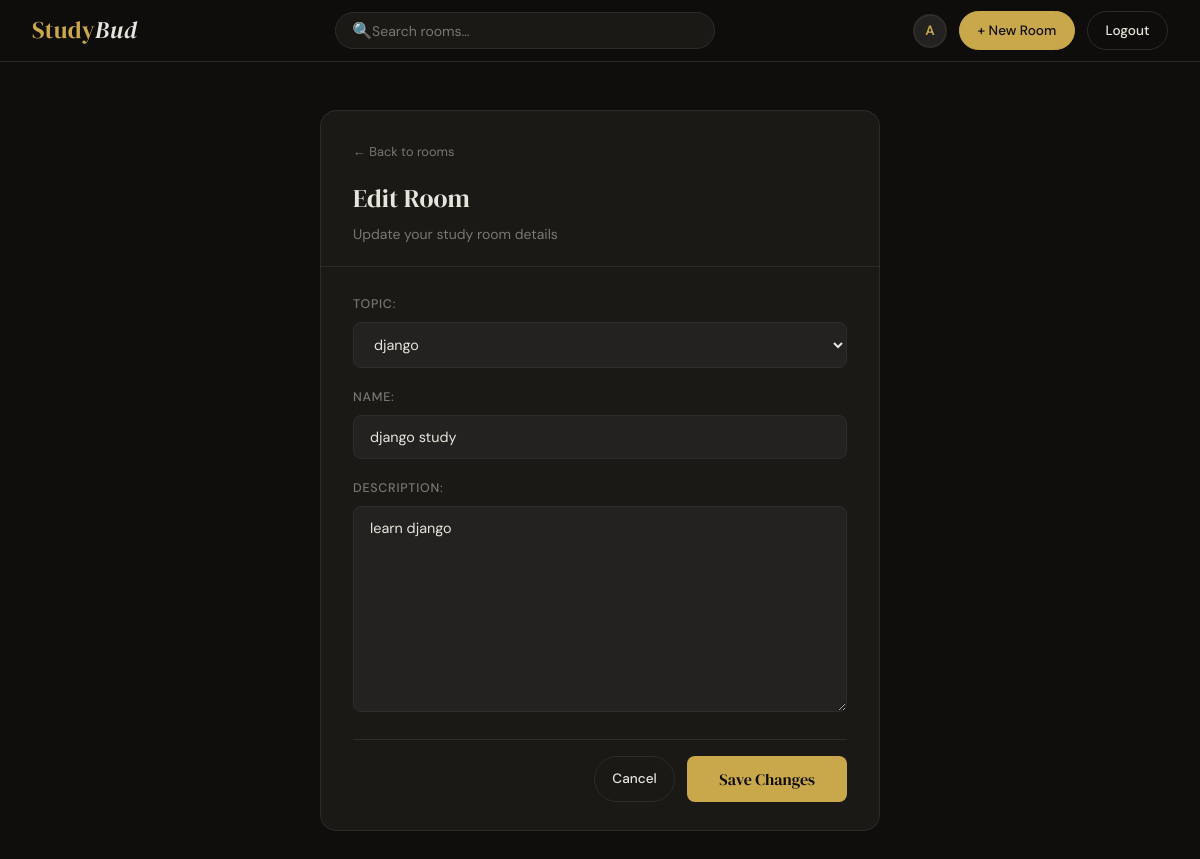
The app's page /update-room/3/ (signed in) with its own data.
### base/models.py (models this page shows, shortened)
class Room(models.Model):
    host = models.ForeignKey(User, on_delete=models.SET_NULL, null=True)
    topic = models.ForeignKey(Topic, on_delete=models.SET_NULL, null=True)
    name = models.CharField(max_length=200)
    description = models.TextField(null=True, blank=True)
    participants = models.ManyToManyField(User, related_name='participants', blank=True)
    updated = models.DateTimeField(auto_now=True)
    created = models.DateTimeField(auto_now_add=True)
    class Meta:
        ordering = ['-updated', '-created']

class Topic(models.Model):
    name = models.CharField(max_length=200)
    def __str__(self):
        return self.name

### base/views.py (the view)
# urls.py: path('update-room/<str:pk>/',views.updateRoom, name="update-room"),
@login_required(login_url='login')
def updateRoom(request, pk):
    room = Room.objects.get(id=pk)
    form = RoomForm(instance=room)
    if request.user != room.host :
        return HttpResponse('You are not allowed here!!')
    if request.method == 'POST':
        form = RoomForm(request.POST, instance=room)
        if form.is_valid():
            form.save()
            return redirect('home')
    context = {'form': form}
    return render(request, 'base/room_form.html', context)

### base/forms.py
class RoomForm(ModelForm):
    class Meta:
        model = Room
        fields = '__all__'
        exclude = ['host', 'participants']

### base/templates/base/room_form.html (shortened to what this page needs)
{% extends 'base/main.html' %}
{% block content %}
<div class="form-page">
  <div class="form-card">
    <div class="form-card__header">
      <a href="{% url 'home' %}" class="form-card__back">← Back to rooms</a>
      <h1 class="form-card__title">
        {% if form.instance.pk %}Edit Room{% else %}Create a Room{% endif %}
      </h1>
      <p class="form-card__sub">
        {% if form.instance.pk %}Update your study room details{% else %}Start a new study session{% endif %}
      </p>
    </div>
    <div class="form-card__body">
      <form method="POST" class="django-form">
        {{ form.as_p }}
        <div class="form-actions">
          <a href="{% url 'home' %}" class="btn btn-ghost">Cancel</a>
          <button type="submit" class="form-submit">
            {% if form.instance.pk %}Save Changes{% else %}Create Room{% endif %}
          </button>
        </div>
      </form>
    </div>
  </div>
</div>
{% endblock %}

### base/templates/base/main.html (shortened to what this page needs)
<!DOCTYPE html>
<html lang="en">
<head>
</head>
<body>
  <nav class="navbar">
    <a href="{% url 'home' %}" class="navbar__logo">Study<span>Bud</span></a>
    <div class="navbar__search">
      <form action="{% url 'home' %}" method="GET">
        <button type="submit">🔍</button>
        <input type="text" name="q" placeholder="Search rooms…" value="{{ request.GET.q }}"/>
      </form>
    </div>
    <div class="navbar__actions">
      {% if request.user.is_authenticated %}
        <a href="{% url 'user-profile' request.user.id %}" class="avatar" title="{{ request.user.username }}">
          {{ request.user.username|first|upper }}
        </a>
        <a href="{% url 'create-room' %}" class="btn btn-primary">+ New Room</a>
        <a href="{% url 'logout' %}" class="btn btn-ghost">Logout</a>
      {% else %}
        <a href="{% url 'login' %}" class="btn btn-ghost">Login</a>
        <a href="{% url 'register' %}" class="btn btn-primary">Sign Up</a>
      {% endif %}
    </div>
  </nav>
  {% block content %}{% endblock %}
</body>
</html>

### base/templates/base/main.html (style rules this page uses)
:root { --bg: #0f0e0c; --surface: #1a1916; --surface2: #242220; --border: #2e2c29; --accent: #c9a84c; --accent2: #e8c97a; --text: #e8e4dc; --muted: #7a7672; --danger: #c0544a; --radius: 10px; --font-head: 'DM Serif Display', Georgia, serif; --font-body: 'DM Sans', sans-serif; }
*, *::before, *::after { box-sizing: border-box; margin: 0; padding: 0; }
body { background: var(--bg); color: var(--text); font-family: var(--font-body); font-size: 15px; line-height: 1.6; min-height: 100vh; }
a { color: inherit; text-decoration: none; }
.navbar { position: sticky; top: 0; z-index: 100; background: rgba(15,14,12,.9); backdrop-filter: blur(12px); border-bottom: 1px solid var(--border); padding: 0 2rem; height: 62px; display: flex; align-items: center; justify-content: space-between; gap: 1rem; }
.navbar__logo { font-family: var(--font-head); font-size: 1.5rem; color: var(--accent); letter-spacing: .02em; white-space: nowrap; }
.navbar__logo span { color: var(--text); font-style: italic; }
.navbar__search { flex: 1; max-width: 380px; }
.navbar__search form { display: flex; align-items: center; background: var(--surface); border: 1px solid var(--border); border-radius: 40px; padding: 0 1rem; transition: border-color .2s; }
.navbar__search input { background: none; border: none; outline: none; color: var(--text); font-family: var(--font-body); font-size: .875rem; padding: .55rem 0; width: 100%; }
.navbar__search input::placeholder { color: var(--muted); }
.navbar__search button { background: none; border: none; color: var(--muted); cursor: pointer; font-size: 1rem; padding: 0; }
.navbar__actions { display: flex; align-items: center; gap: .75rem; }
.btn { display: inline-flex; align-items: center; gap: .4rem; font-family: var(--font-body); font-size: .85rem; font-weight: 500; padding: .5rem 1.1rem; border-radius: 40px; border: 1px solid transparent; cursor: pointer; transition: all .2s; white-space: nowrap; }
.btn-primary { background: var(--accent); color: #0f0e0c; border-color: var(--accent); }
.btn-ghost { background: transparent; color: var(--text); border-color: var(--border); }
.avatar { width: 34px; height: 34px; border-radius: 50%; background: var(--surface2); border: 2px solid var(--border); display: flex; align-items: center; justify-content: center; font-weight: 600; font-size: .85rem; color: var(--accent); flex-shrink: 0; overflow: hidden; }

### base/templates/base/room_form.html (style rules this page uses)
.form-page { min-height: calc(100vh - 62px); display: flex; align-items: flex-start; justify-content: center; padding: 3rem 1rem; }
.form-card { width: 100%; max-width: 560px; background: var(--surface); border: 1px solid var(--border); border-radius: 16px; overflow: hidden; animation: cardIn .4s ease; }
.form-card__header { padding: 1.75rem 2rem 1.25rem; border-bottom: 1px solid var(--border); }
.form-card__back { display: inline-flex; align-items: center; gap: .35rem; color: var(--muted); font-size: .8rem; margin-bottom: 1rem; transition: color .2s; }
.form-card__title { font-family: var(--font-head); font-size: 1.6rem; font-weight: 400; }
.form-card__sub { color: var(--muted); font-size: .875rem; margin-top: .25rem; }
.form-card__body { padding: 1.75rem 2rem; }
.django-form p { margin-bottom: 1.25rem; }
.django-form p label { display: block; font-size: .78rem; font-weight: 500; color: var(--muted); letter-spacing: .06em; text-transform: uppercase; margin-bottom: .45rem; }
.django-form p input, .django-form p select, .django-form p textarea { width: 100%; background: var(--surface2); border: 1px solid var(--border); border-radius: 8px; color: var(--text); font-family: var(--font-body); font-size: .9rem; padding: .75rem 1rem; outline: none; transition: border-color .2s; }
.django-form p textarea { resize: vertical; min-height: 100px; }
.form-actions { display: flex; gap: .75rem; justify-content: flex-end; padding-top: 1rem; border-top: 1px solid var(--border); margin-top: .5rem; }
.form-submit { background: var(--accent); color: #0f0e0c; border: none; border-radius: 8px; padding: .75rem 2rem; font-family: var(--font-head); font-size: 1rem; cursor: pointer; transition: background .2s; }

### records on screen
Room: topic "django", description "learn django"
Topic: name "django study"

### other values on screen
{{ request.user.username|first|upper }} "A"
